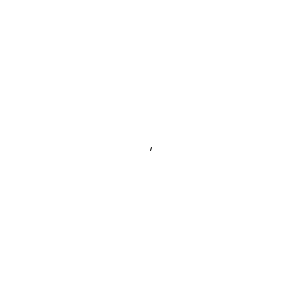
Frame 1 (no input)
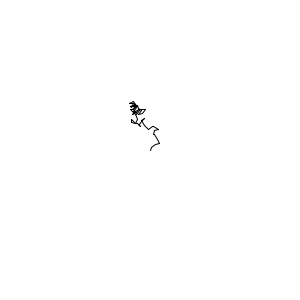
Frame 60 (the mouse pressed at the canvas centre just before this capture)
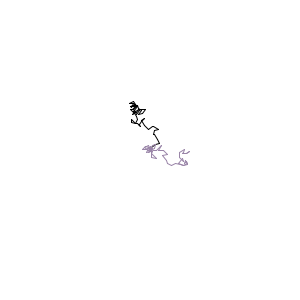
Frame 120 (the mouse held since frame 60 and released just before this capture)

The Processing sketch that drew these frames (run headless with seeded random() and noise(); from frame 60 on, the mouse is pressed at the canvas centre):

// Processing sketch: interactiveScribbler
// ── interactiveScribbler.pde
//Scribbler by Joshua Maguire on 9/20/2012
//scribbles randomly



//global variables
float x, y;

void setup(){
 size (300,300); 
 background (255);
 x = 150;
 y = 150;
 fill (0);
}

void draw(){

  //new random variables near x and y
  float newsX = random(x-5,x+5);
  float newsY = random(y-5,y+5);
  //constraining new variables on screen
  newsX = constrain(newsX, 0, 300);
  newsY = constrain(newsY, 0, 300);
  //line from old to new
  line (x,y,newsX,newsY);
 // old = new
x=newsX;
y=newsY;

}

//whem oused pressed
void mousePressed(){
  x=mouseX;
  y=mouseY;
  //random color
  stroke (random(0,255),random(0,255),random(0,255));
}
